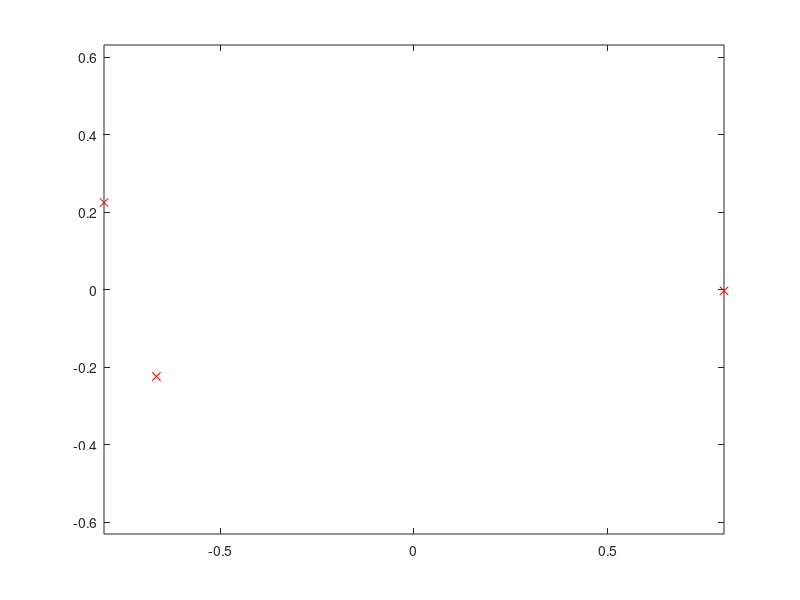

Source code (MATLAB):
%{
This gets us the geographical points for our cities
Found though link on wikipedia to geographical coordinates
Coordinates in signed degrees format

1. New York: 40.728333,-73.994167
2. Chicago: 41.836944,-87.684722
3. Los Angeles: 34.05,-118.25
4. Seattle: 47.609722,-122.333056
5. Atlanta: 33.755,-84.39
6. Denver: 39.76185,-104.881105


7. Amsterdam: 52.366667,4.9
8. Berlin: 52.516667,13.383333
9. Prague: 50.083333,14.416667
10. Paris: 48.8567,2.3508
11. Munich: 48.133333,11.566667
12. Vienna: 48.2,16.366667
13. Warsaw: 52.233333,21.016667

%}

allCities = [
40.728333,-73.994167;
41.836944,-87.684722;
34.05,-118.25;
47.609722,-122.333056;
33.755,-84.39;
39.76185,-104.881105;
52.366667,4.9;
52.516667,13.383333;
50.083333,14.416667;
48.8567,2.3508;
48.133333,11.566667;
48.2,16.366667;
52.233333,21.016667];

citiesToInclude = [1 3 4];
citiesLatLong = allCities(citiesToInclude,:);

citiesLat = citiesLatLong(:,1);
citiesLong = citiesLatLong(:,2);


latRange = max(citiesLat)-min(citiesLat);
longRange = max(citiesLong)-min(citiesLong);
range = max(latRange,longRange);
citiesLat = (citiesLat-min(citiesLat))./range;
citiesLong = (citiesLong-min(citiesLong))./range;

%put in -1 to 1 range
citiesLat = 2*citiesLat;
citiesLat = citiesLat-0.5*(max(citiesLat)-min(citiesLat));
citiesLong = 2*citiesLong;
citiesLong = citiesLong-0.5*(max(citiesLong)-min(citiesLong));

shrink = 0.8; %ensures that reward center is not at exact edge
citiesLat = citiesLat.*shrink;
citiesLong = citiesLong.*shrink;

plot(citiesLong,citiesLat,'rx');
axis equal